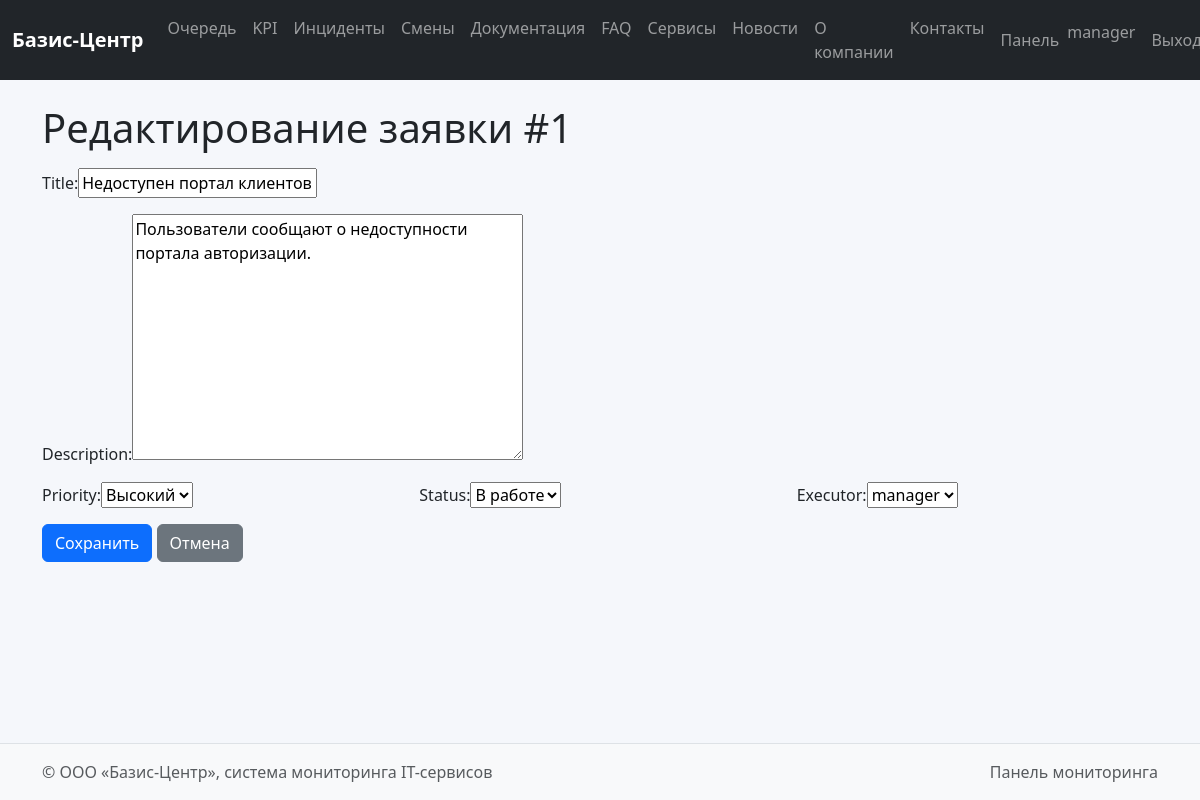
Page /dashboard/queue/1/edit/ (signed in) on the committed database.
### dashboard/models.py (models this page shows, shortened)
class OrderQueue(models.Model):
    STATUS_CHOICES = [
        ('new', 'Новая'),
        ('in_progress', 'В работе'),
        ('done', 'Закрыта'),
    ]
    PRIORITY_CHOICES = [
        ('low', 'Низкий'),
        ('medium', 'Средний'),
        ('high', 'Высокий'),
    ]
    title = models.CharField(max_length=200)
    description = models.TextField()
    initiator = models.ForeignKey(User, on_delete=models.SET_NULL, null=True, related_name='initiated_orders')
    executor = models.ForeignKey(User, on_delete=models.SET_NULL, null=True, related_name='executed_orders', blank=True)
    status = models.CharField(max_length=20, choices=STATUS_CHOICES, default='new')
    priority = models.CharField(max_length=20, choices=PRIORITY_CHOICES, default='medium')
    created_at = models.DateTimeField(auto_now_add=True)
    sla_deadline = models.DateTimeField(null=True, blank=True)

### dashboard/views.py (the view)
# urls.py: path('queue/<int:pk>/edit/', views.queue_edit, name='queue_edit'),
@login_required
def queue_edit(request, pk):
    ensure_sample_data()
    role = get_role(request.user)
    if role not in ['admin', 'manager']:
        return HttpResponseForbidden('Доступ запрещён.')
    order = get_object_or_404(OrderQueue, pk=pk)
    if request.method == 'POST':
        form = OrderForm(request.POST, instance=order)
        if form.is_valid():
            form.save()
            return redirect('dashboard:queue_list')
    else:
        form = OrderForm(instance=order)
    return render(request, 'dashboard/queue_form.html', {'form': form, 'mode': 'edit', 'order': order})

### dashboard/forms.py
class OrderForm(forms.ModelForm):
    class Meta:
        model = OrderQueue
        fields = ['title', 'description', 'priority', 'status', 'executor']

### dashboard/views.py (called while the page is built, shortened)
def get_role(user):
    profile = getattr(user, 'profile', None)
    if profile:
        return profile.role
    if user.is_superuser:
        return 'admin'
    return 'client'

def ensure_sample_data():
    admin = User.objects.filter(username='admin').first()
    manager = User.objects.filter(username='manager').first()
    client = User.objects.filter(username='client').first()

### templates/dashboard/queue_form.html (shortened to what this page needs)
{% extends 'base.html' %}
{% block content %}
<h1 class="mb-3">{% if mode == 'create' %}Новая заявка{% else %}Редактирование заявки #{{ order.id }}{% endif %}</h1>
<form method="post" class="row g-3">
  <div class="col-12">
    {{ form.title.label_tag }}{{ form.title }}
  </div>
  <div class="col-12">
    {{ form.description.label_tag }}{{ form.description }}
  </div>
  <div class="col-md-4">
    {{ form.priority.label_tag }}{{ form.priority }}
  </div>
  <div class="col-md-4">
    {{ form.status.label_tag }}{{ form.status }}
  </div>
  <div class="col-md-4">
    {{ form.executor.label_tag }}{{ form.executor }}
  </div>
  <div class="col-12">
    <button class="btn btn-primary">Сохранить</button>
    <a href="{% url 'dashboard:queue_list' %}" class="btn btn-secondary">Отмена</a>
  </div>
</form>
{% endblock %}

### templates/base.html (shortened to what this page needs)
{% load static %}
<!doctype html>
<html lang="ru">
  <head>
    <link href="https://cdn.jsdelivr.net/npm/bootstrap@5.3.3/dist/css/bootstrap.min.css" rel="stylesheet">
    <link href="{% static 'css/style.css' %}" rel="stylesheet">
  </head>
  <body class="d-flex flex-column min-vh-100">
    <nav class="navbar navbar-expand-lg navbar-dark bg-dark mb-4">
      <div class="container-fluid">
        <a class="navbar-brand" href="{% url 'core:index' %}">Базис-Центр</a>
        <div class="collapse navbar-collapse" id="mainNav">
          <ul class="navbar-nav me-auto mb-2 mb-lg-0">
            <li class="nav-item"><a class="nav-link" href="{% url 'core:public_queue' %}">Очередь</a></li>
            <li class="nav-item"><a class="nav-link" href="{% url 'core:public_kpi' %}">KPI</a></li>
            <li class="nav-item"><a class="nav-link" href="{% url 'core:public_incidents' %}">Инциденты</a></li>
            <li class="nav-item"><a class="nav-link" href="{% url 'core:public_shifts' %}">Смены</a></li>
            <li class="nav-item"><a class="nav-link" href="{% url 'core:docs_public' %}">Документация</a></li>
            <li class="nav-item"><a class="nav-link" href="{% url 'core:faq' %}">FAQ</a></li>
            <li class="nav-item"><a class="nav-link" href="{% url 'core:services' %}">Сервисы</a></li>
            <li class="nav-item"><a class="nav-link" href="{% url 'core:news' %}">Новости</a></li>
            <li class="nav-item"><a class="nav-link" href="{% url 'core:about' %}">О компании</a></li>
            <li class="nav-item"><a class="nav-link" href="{% url 'core:contacts' %}">Контакты</a></li>
          </ul>
          <ul class="navbar-nav ms-auto">
            {% if user.is_authenticated %}
              <li class="nav-item"><a class="nav-link" href="{% url 'dashboard:home' %}">Панель</a></li>
              <li class="nav-item"><span class="navbar-text me-2">{{ user.username }}</span></li>
              <li class="nav-item"><a class="nav-link" href="{% url 'accounts:logout' %}">Выход</a></li>
            {% else %}
              <li class="nav-item"><a class="nav-link" href="{% url 'accounts:login' %}">Вход</a></li>
            {% endif %}
          </ul>
        </div>
      </div>
    </nav>
    <main class="container mb-5">
      {% block content %}{% endblock %}
    </main>
    <footer class="bg-light border-top py-3 mt-auto">
      <div class="container d-flex justify-content-between">
        <span class="text-muted">© ООО «Базис-Центр», система мониторинга IT-сервисов</span>
        <span class="text-muted">Панель мониторинга</span>
      </div>
    </footer>
  </body>
</html>

### static/css/style.css (style rules this page uses)
body { background-color:#f5f7fb; }
.navbar-brand { font-weight:600; }

### rows in the picture
OrderQueue: id "1", title "Недоступен портал клиентов", description "Пользователи сообщают о недоступности портала авторизации.", priority "Высокий", status "В работе", executor "manager"

### other values in the picture
{{ user.username }} "manager"
